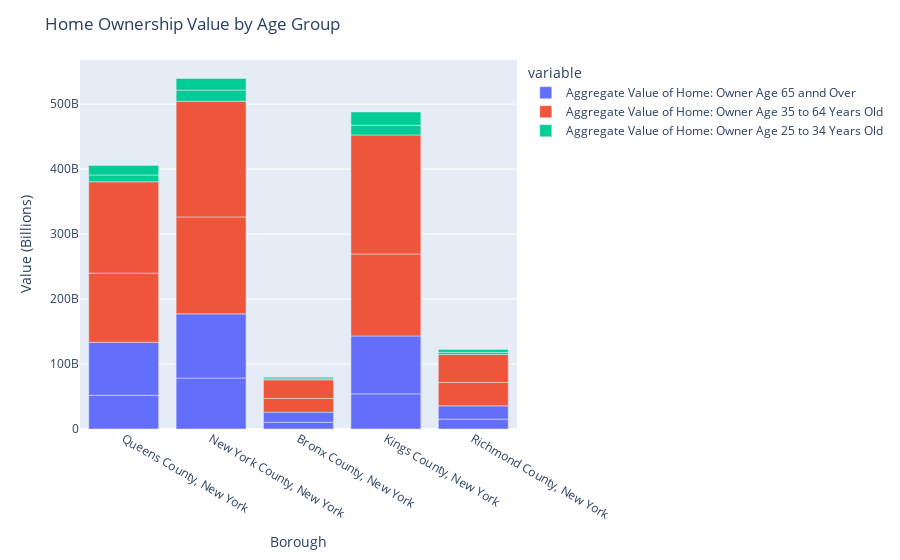

The notebook cell this image was saved under:
### Markdown cell above
### Seeing Home Value Ownership Amoung Age in Each Borough

### Code cell
import matplotlib.pyplot as plt

fig = px.bar(census_bureau_dataframe, x='Borough', y=['Aggregate Value of Home: Owner Age 65 annd Over',
                                                      'Aggregate Value of Home: Owner Age 35 to 64 Years Old',
                                                    	'Aggregate Value of Home: Owner Age 25 to 34 Years Old'])
fig.update_layout(
    xaxis_title="Borough",
    yaxis_title="Value (Billions)"
)
fig.update_layout(title="Home Ownership Value by Age Group")
fig.show()

### Figure 1 — Plotly figure (JSON) as saved in the notebook; plotly's stock layout.template omitted (floating-point values rounded to 4 significant figures)
{"data": [{"alignmentgroup": "True", "hovertemplate": "variable=Aggregate Value of Home: Owner Age 65 annd Over<br>Borough=%{x}<br>value=%{y}<extra></extra>", "legendgroup": "Aggregate Value of Home: Owner Age 65 annd Over", "marker": {"color": "#636efa", "pattern": {"shape": ""}}, "name": "Aggregate Value of Home: Owner Age 65 annd Over", "offsetgroup": "Aggregate Value of Home: Owner Age 65 annd Over", "orientation": "v", "showlegend": true, "textposition": "auto", "type": "bar", "x": ["Queens County, New York", "New York County, New York", "Bronx County, New York", "Kings County, New York", "Richmond County, New York", "Bronx County, New York", "Kings County, New York", "New York County, New York", "Queens County, New York", "Richmond County, New York"], "xaxis": "x", "y": [51786055000, 78396853400, 10378417400, 54152594700, 15195121600, 15610092300, 89016195200, 98788708700, 81720874500, 20406233400], "yaxis": "y"}, {"alignmentgroup": "True", "hovertemplate": "variable=Aggregate Value of Home: Owner Age 35 to 64 Years Old<br>Borough=%{x}<br>value=%{y}<extra></extra>", "legendgroup": "Aggregate Value of Home: Owner Age 35 to 64 Years Old", "marker": {"color": "#EF553B", "pattern": {"shape": ""}}, "name": "Aggregate Value of Home: Owner Age 35 to 64 Years Old", "offsetgroup": "Aggregate Value of Home: Owner Age 35 to 64 Years Old", "orientation": "v", "showlegend": true, "textposition": "auto", "type": "bar", "x": ["Queens County, New York", "New York County, New York", "Bronx County, New York", "Kings County, New York", "Richmond County, New York", "Bronx County, New York", "Kings County, New York", "New York County, New York", "Queens County, New York", "Richmond County, New York"], "xaxis": "x", "y": [106334986700, 149233670500, 21045511900, 126163701500, 36027620800, 28627372200, 183211928500, 178078414300, 140644823700, 42994853000], "yaxis": "y"}, {"alignmentgroup": "True", "hovertemplate": "variable=Aggregate Value of Home: Owner Age 25 to 34 Years Old<br>Borough=%{x}<br>value=%{y}<extra></extra>", "legendgroup": "Aggregate Value of Home: Owner Age 25 to 34 Years Old", "marker": {"color": "#00cc96", "pattern": {"shape": ""}}, "name": "Aggregate Value of Home: Owner Age 25 to 34 Years Old", "offsetgroup": "Aggregate Value of Home: Owner Age 25 to 34 Years Old", "orientation": "v", "showlegend": true, "textposition": "auto", "type": "bar", "x": ["Queens County, New York", "New York County, New York", "Bronx County, New York", "Kings County, New York", "Richmond County, New York", "Bronx County, New York", "Kings County, New York", "New York County, New York", "Queens County, New York", "Richmond County, New York"], "xaxis": "x", "y": [10432823700, 17035589500, 1636090800, 14809864100, 3359499500, 2488600000, 20537991500, 17960218900, 14456519900, 4432136400], "yaxis": "y"}], "layout": {"barmode": "relative", "legend": {"title": {"text": "variable"}, "tracegroupgap": 0}, "margin": {"t": 60}, "title": {"text": "Home Ownership Value by Age Group"}, "xaxis": {"anchor": "y", "domain": [0, 1], "title": {"text": "Borough"}}, "yaxis": {"anchor": "x", "domain": [0, 1], "title": {"text": "Value (Billions)"}}}}
